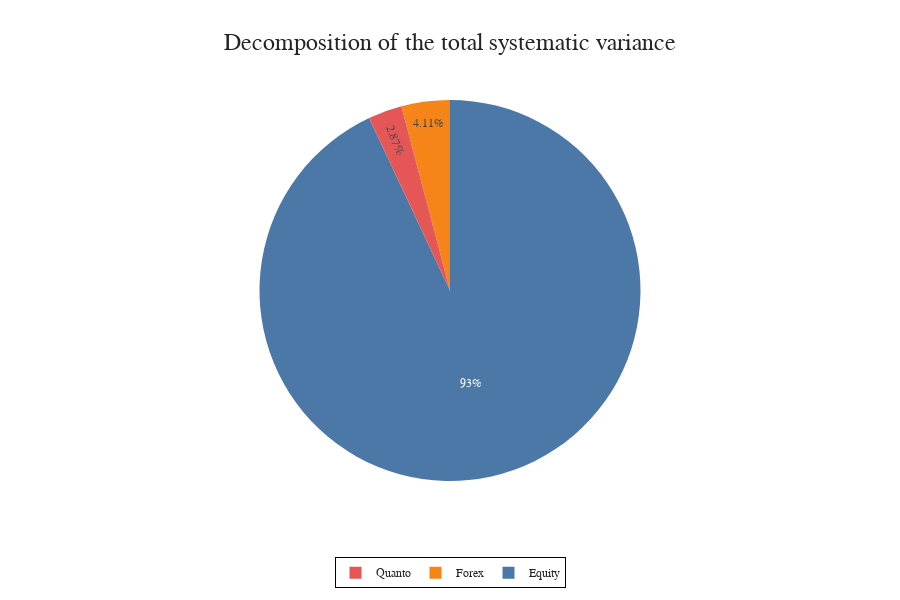

The code cell stored with this chart in its notebook:
### Code cell
labels = ['Equity','Forex','Quanto']
values = [sys_var_equity, sys_var_forex, sys_var_quanto]

fig = go.Figure(data=[go.Pie(labels=labels, values=values)])
fig.update_layout(height=600, width=900, title_text="Decomposition of the total systematic variance")
fig.show()

### Figure 1 — Plotly figure (JSON) as saved in the notebook; plotly's stock layout.template omitted (floating-point values rounded to 4 significant figures)
{"data": [{"labels": ["Equity", "Forex", "Quanto"], "type": "pie", "values": [0.05793, 0.00256, 0.001787]}], "layout": {"height": 600, "title": {"text": "Decomposition of the total systematic variance"}, "width": 900}}
